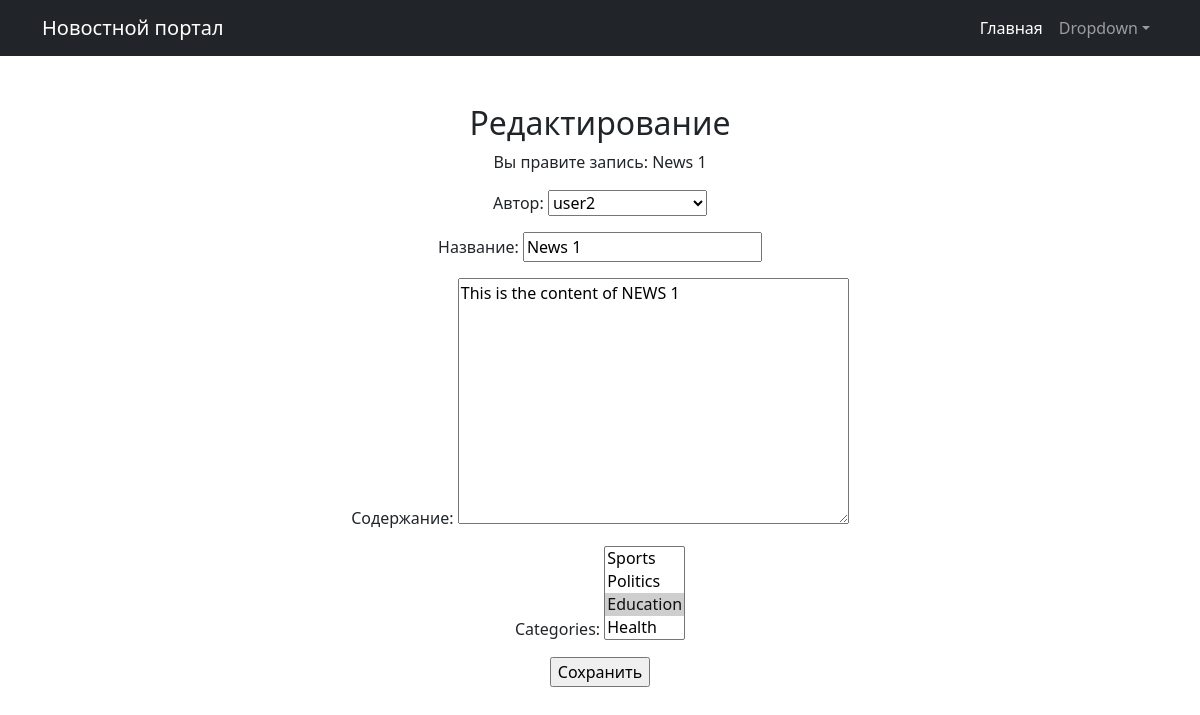
The page /news/2/edit/ on the database as committed earlier.
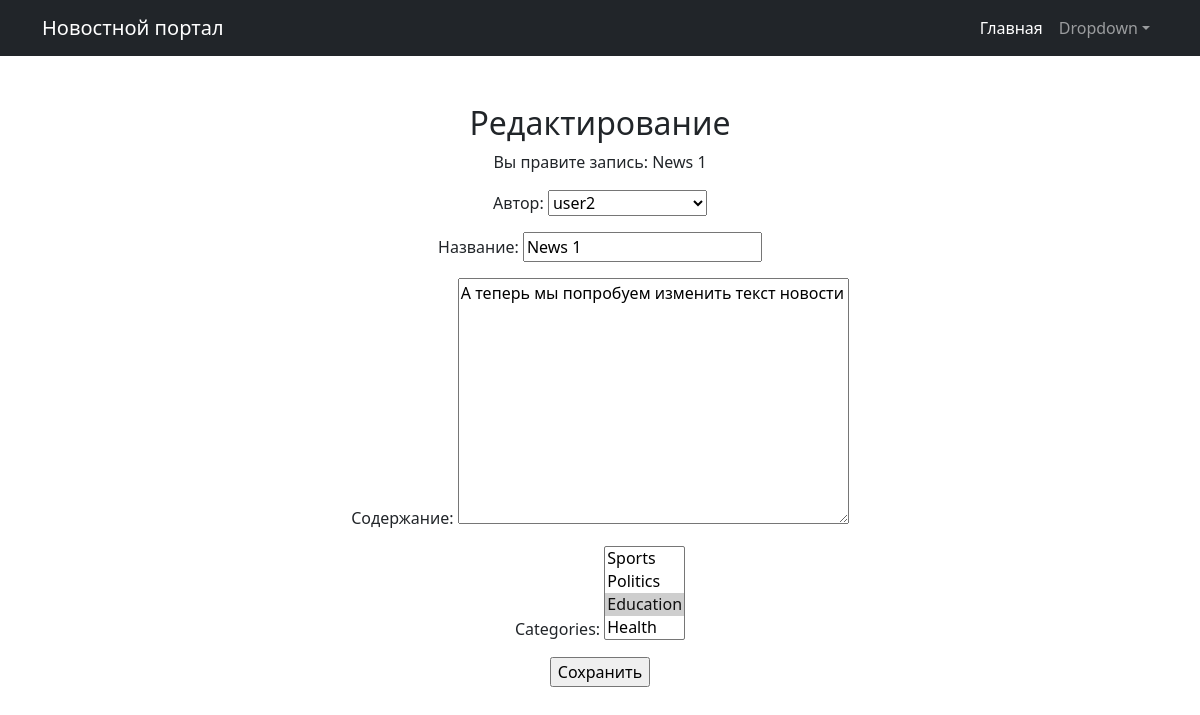
The same page on the database as committed later.
### news/models.py (models this page shows, shortened)
class Post(models.Model):
    news = 'N'
    article = 'A'
    TYPES = [(news, 'Новость'), (article, 'Статья')]
    type = models.CharField(max_length=1, choices=TYPES, default=news)
    time_in = models.DateTimeField(auto_now_add=True)
    title = models.CharField(max_length=255)
    text = models.TextField()
    rating = models.IntegerField(default=0)
    author = models.ForeignKey('Author', on_delete=models.CASCADE, related_name='posts')
    categories = models.ManyToManyField('Category', through='PostCategory')

### news/views.py (the view)
# urls.py: path('news/<int:pk>/edit/', NewsUpdate.as_view(), name='news_edit'),
class NewsUpdate(UpdateView):
    form_class = PostForm
    model = Post
    template_name = 'news/post_edit.html'

### news/forms.py
class PostForm(forms.ModelForm):
    def __init__(self, *args, **kwargs):
        super().__init__(*args, **kwargs)
        self.fields['author'].empty_label = 'Выберите автора'
    class Meta:
        model = Post
        fields = ['author', 'title', 'text', 'categories']
        labels = {
            'author': 'Автор',
            'title': 'Название',
            'text': 'Содержание',
        }

### news/models.py (called while the page is built)
    def __str__(self):
        return self.user.username

    def __str__(self):
        return self.name

### news/templates/news/post_edit.html (shortened to what this page needs)
{% extends 'default.html' %}
{% block content %}
<h2>Редактирование</h2>
<p>Вы правите запись: {{ post.title }}</p>
<form action="" method="post">
    {{ form.as_p }}
    <input type="submit" value="Сохранить" />
</form>
{% endblock content %}

Rows that differ between the two databases and show on the page:
changed Post "News 1": text "This is the content of NEWS 1" → "А теперь мы попробуем изменить текст новости"
